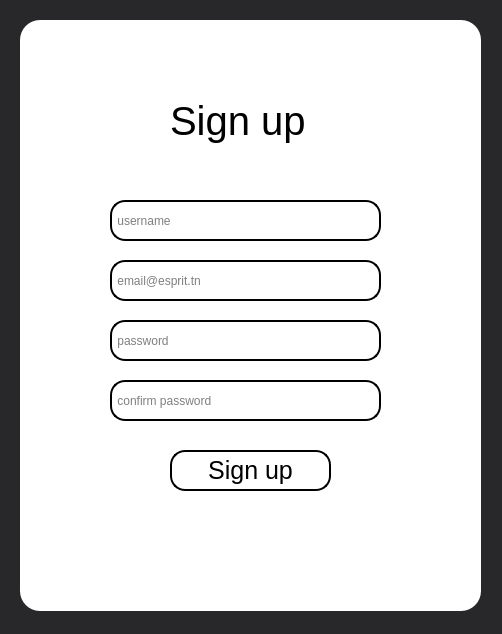
<?xml version="1.0" encoding="UTF-8"?>
<ui version="4.0">
 <class>sign_in</class>
 <widget class="QDialog" name="sign_in">
  <property name="geometry">
   <rect>
    <x>0</x>
    <y>0</y>
    <width>502</width>
    <height>634</height>
   </rect>
  </property>
  <property name="windowTitle">
   <string>Dialog</string>
  </property>
  <property name="styleSheet">
   <string notr="true">background-color: rgb(40, 40, 43);</string>
  </property>
  <widget class="QLabel" name="label">
   <property name="geometry">
    <rect>
     <x>20</x>
     <y>20</y>
     <width>461</width>
     <height>591</height>
    </rect>
   </property>
   <property name="styleSheet">
    <string notr="true">background-color:white;
border-radius:20px;
</string>
   </property>
   <property name="text">
    <string/>
   </property>
  </widget>
  <widget class="QLabel" name="label_2">
   <property name="geometry">
    <rect>
     <x>170</x>
     <y>80</y>
     <width>141</width>
     <height>81</height>
    </rect>
   </property>
   <property name="styleSheet">
    <string notr="true">background-color:white;
color:black;
font-size:40px;
</string>
   </property>
   <property name="text">
    <string>Sign up</string>
   </property>
  </widget>
  <widget class="QLineEdit" name="lineEdit">
   <property name="geometry">
    <rect>
     <x>110</x>
     <y>200</y>
     <width>271</width>
     <height>41</height>
    </rect>
   </property>
   <property name="styleSheet">
    <string notr="true">background-color:white;
border-radius:15px;
border:2px solid;
</string>
   </property>
   <property name="placeholderText">
    <string> username</string>
   </property>
  </widget>
  <widget class="QLineEdit" name="lineEdit_2">
   <property name="geometry">
    <rect>
     <x>110</x>
     <y>260</y>
     <width>271</width>
     <height>41</height>
    </rect>
   </property>
   <property name="styleSheet">
    <string notr="true">background-color:white;
border-radius:15px;
border:2px solid;</string>
   </property>
   <property name="placeholderText">
    <string> email@esprit.tn</string>
   </property>
  </widget>
  <widget class="QLineEdit" name="lineEdit_3">
   <property name="geometry">
    <rect>
     <x>110</x>
     <y>320</y>
     <width>271</width>
     <height>41</height>
    </rect>
   </property>
   <property name="styleSheet">
    <string notr="true">background-color:white;
border-radius:15px;
border:2px solid;</string>
   </property>
   <property name="placeholderText">
    <string> password</string>
   </property>
  </widget>
  <widget class="QLineEdit" name="lineEdit_4">
   <property name="geometry">
    <rect>
     <x>110</x>
     <y>380</y>
     <width>271</width>
     <height>41</height>
    </rect>
   </property>
   <property name="styleSheet">
    <string notr="true">background-color:white;
border-radius:15px;
border:2px solid;
</string>
   </property>
   <property name="placeholderText">
    <string> confirm password</string>
   </property>
  </widget>
  <widget class="QPushButton" name="pushButton">
   <property name="geometry">
    <rect>
     <x>170</x>
     <y>450</y>
     <width>161</width>
     <height>41</height>
    </rect>
   </property>
   <property name="styleSheet">
    <string notr="true">QPushButton{
border-radius:15px;
color:black;
background-color:white;
font-size:25px;
font-family:Arial;
text-align:center;
border:2px solid;
}

QPushButton:hover
{
background-color:lightgray;
}</string>
   </property>
   <property name="text">
    <string>Sign up</string>
   </property>
  </widget>
 </widget>
 <resources/>
 <connections/>
</ui>
